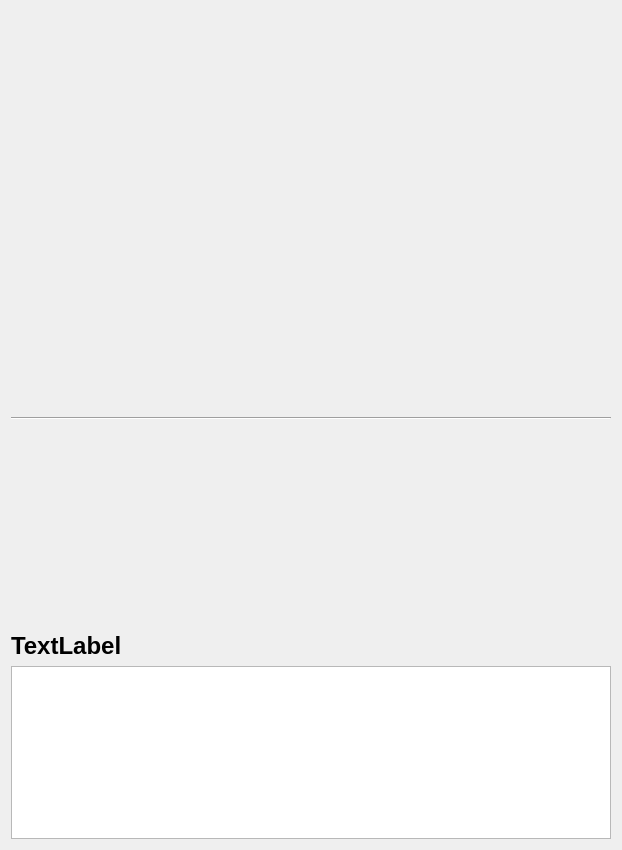
<?xml version="1.0" encoding="UTF-8"?>
<ui version="4.0">
 <class>CammerWidget</class>
 <widget class="QWidget" name="CammerWidget">
  <property name="geometry">
   <rect>
    <x>0</x>
    <y>0</y>
    <width>618</width>
    <height>850</height>
   </rect>
  </property>
  <property name="font">
   <font>
    <pointsize>18</pointsize>
    <weight>75</weight>
    <bold>true</bold>
   </font>
  </property>
  <property name="windowTitle">
   <string>CammerWidget</string>
  </property>
  <layout class="QVBoxLayout" name="verticalLayout">
   <item>
    <widget class="QLabel" name="label">
     <property name="minimumSize">
      <size>
       <width>600</width>
       <height>400</height>
      </size>
     </property>
     <property name="maximumSize">
      <size>
       <width>600</width>
       <height>400</height>
      </size>
     </property>
     <property name="text">
      <string/>
     </property>
     <property name="scaledContents">
      <bool>true</bool>
     </property>
    </widget>
   </item>
   <item>
    <widget class="Line" name="line">
     <property name="enabled">
      <bool>true</bool>
     </property>
     <property name="layoutDirection">
      <enum>Qt::LeftToRight</enum>
     </property>
     <property name="orientation">
      <enum>Qt::Horizontal</enum>
     </property>
    </widget>
   </item>
   <item>
    <widget class="QLabel" name="label_2">
     <property name="minimumSize">
      <size>
       <width>600</width>
       <height>200</height>
      </size>
     </property>
     <property name="maximumSize">
      <size>
       <width>600</width>
       <height>200</height>
      </size>
     </property>
     <property name="text">
      <string/>
     </property>
     <property name="scaledContents">
      <bool>true</bool>
     </property>
    </widget>
   </item>
   <item>
    <widget class="QLabel" name="label_3">
     <property name="text">
      <string>TextLabel</string>
     </property>
    </widget>
   </item>
   <item>
    <widget class="QTextEdit" name="textEdit">
     <property name="enabled">
      <bool>true</bool>
     </property>
     <property name="autoFillBackground">
      <bool>false</bool>
     </property>
     <property name="readOnly">
      <bool>true</bool>
     </property>
    </widget>
   </item>
  </layout>
 </widget>
 <layoutdefault spacing="6" margin="11"/>
 <resources/>
 <connections/>
</ui>
